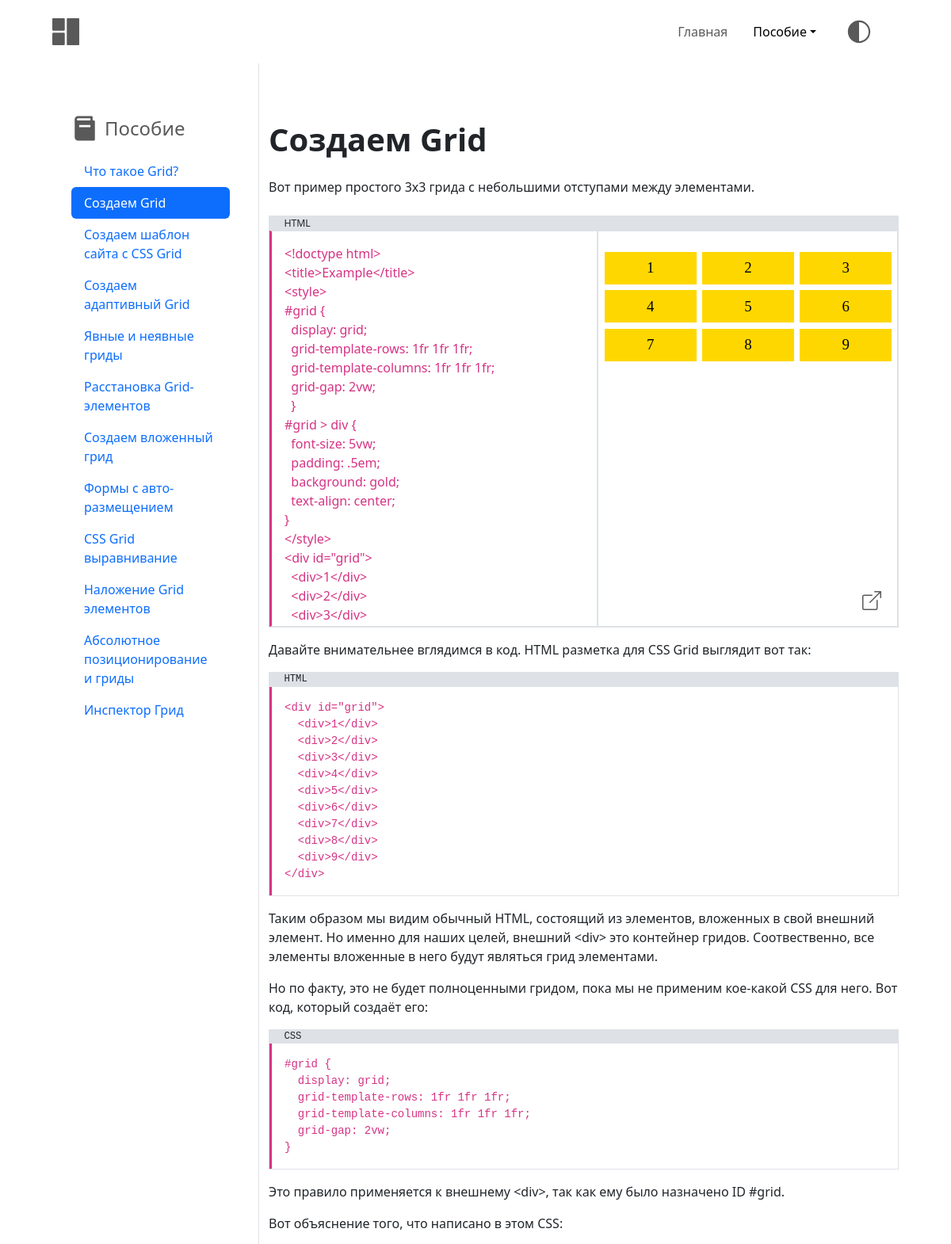
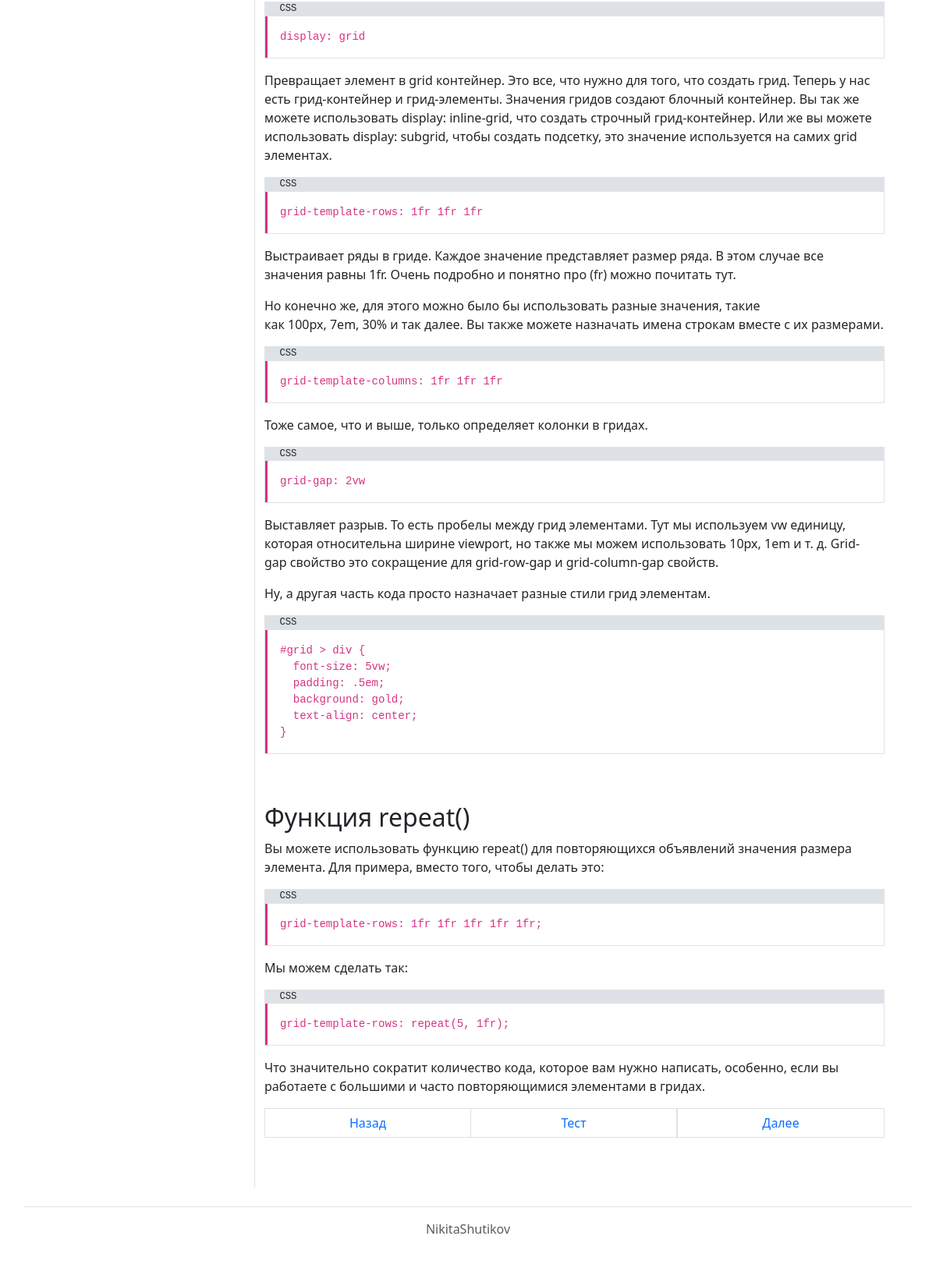
The app's page /chapters/создаем_grid with its own data (2 pictures, top to bottom).
### grid_basics_app/models.py (models this page shows, shortened)
class Chapter(models.Model):
    url_name = models.CharField(max_length=64, verbose_name='url имя', blank=True, default='', unique=True)
    name = models.CharField(max_length=64, verbose_name="название главы", unique=True)
    content = RichTextUploadingField(verbose_name="содержимое")
    index = models.IntegerField(verbose_name='индекс')
    class Meta:
        verbose_name = "глава"
        verbose_name_plural = "главы"

### grid_basics_app/views.py (the view)
# urls.py: path("chapters/<chapter_url_name>", ChapterView.as_view(), name="chapter"),
class ChapterView(View):
    def get(self, request, chapter_url_name):
        context = {}
        context['chapters'] = Chapter.objects.all().order_by('index')
        context['chapter'] = Chapter.objects.filter(url_name=chapter_url_name)[0]
        context['prev_chap'] = Chapter.objects.filter(index__lt=context['chapter'].index).order_by('-index').first()
        context['next_chap'] = Chapter.objects.filter(index__gt=context['chapter'].index).order_by('index').first()
        context['test'] = context['chapter'].test_set.all().first()
        return render(request, 'chapter.html', context)

### grid_basics_app/templates/chapter.html (shortened to what this page needs)
{% extends "base.html" %}
{% block head %}
{% load static %}
<link rel="stylesheet" href="{% static "css/chapter.css" %}">
{% endblock head %}
{% block main_container %}
<main class="container-fluid row">
	<div class="sidebar col-3 border-end d-none d-lg-block" >
		<nav class="sidebar sticky-top py-5 px-3 mx-2" id="sidebar" >
			<ul class="nav nav-pills flex-column nav-justified">
				<div class="sidebar__header">
					<span class="fs-4 fw-medium ">Пособие</span>
				</div>
				{% for chap in chapters %}
				<li>
					<a class="nav-link {% if request.resolver_match.kwargs.chapter_url_name  == chap.url_name %}active{% endif %}" href="/chapters/{{chap.url_name}}">{{chap.name}}</a>
				</li>
				{% endfor %}
			</ul>
		</nav>
	</div>
	<div class="col-lg-9 py-5">
		<h1 class="my-4 fw-bold">{{chapter.name}}</h1>
		{{chapter.content|safe}}
		<nav class="flex-wrap w-100 d-flex align-items justify-content-center">
			<ul class="pagination">
				{% if prev_chap %}<li class="page-item text-center"><a class="page-link px-5 rounded-0" href="/chapters/{{prev_chap.url_name}}">Назад</a></li>{% endif %}
				{% if test %}
					<li class="page-item text-center"><button type="button" class="page-link px-5 rounded-0" data-bs-toggle="modal" data-bs-target="#testWindow" onclick="self.test.create()">
						Тест
					</button></li>
				{% endif %}
				{% if next_chap %}<li class="page-item text-center"><a class="page-link px-5 rounded-0" href="/chapters/{{next_chap.url_name}}">Далее</a></li>{% endif %}
			</ul>
		</nav>
	</div>
</main>
{% endblock main_container %}

### records on screen
Chapter: name "Что такое Grid?"
Chapter: name "Создаем Grid"
Chapter: name "Создаем шаблон сайта с CSS Grid"
Chapter: name "Создаем адаптивный Grid"
Chapter: name "Явные и неявные гриды"
Chapter: name "Расстановка Grid-элементов"
Chapter: name "Создаем вложенный грид"
Chapter: name "Формы с авто-размещением"
Chapter: name "CSS Grid выравнивание"
Chapter: name "Наложение Grid элементов"
Chapter: name "Абсолютное позиционирование и гриды"
Chapter: name "Инспектор Грид"
